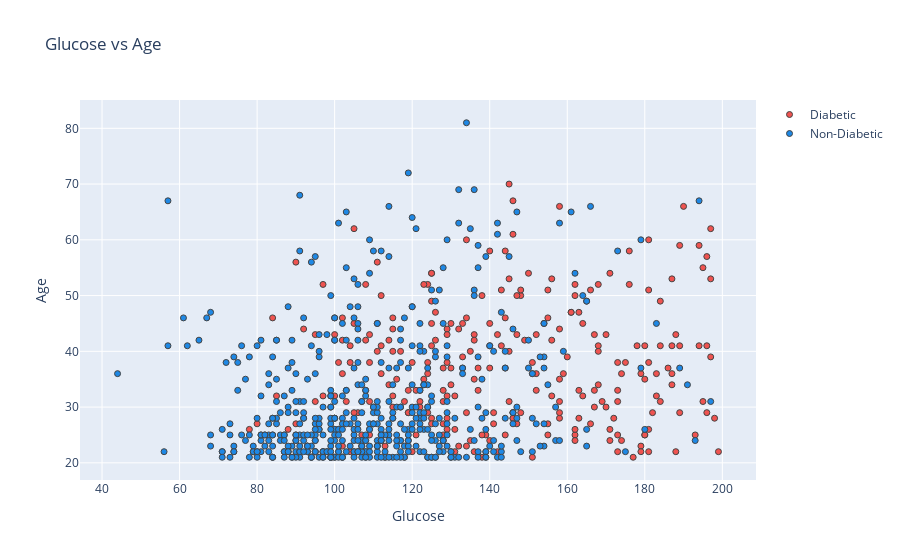

Notebook code cell kept with this figure:
### Code cell
plot_fvf('Glucose','Age')

### Figure 1 — Plotly figure (JSON) as saved in the notebook; plotly's stock layout.template omitted (floating-point values rounded to 4 significant figures; data arrays with more than 128 entries replaced by an {"elided": "..."} marker saying what was removed)
{"data": [{"marker": {"color": "#EF5350", "line": {"width": 1}}, "mode": "markers", "name": "Diabetic", "type": "scatter", "x": {"elided": "268 int values"}, "y": {"elided": "268 int values"}}, {"marker": {"color": "#1E88E5", "line": {"width": 1}}, "mode": "markers", "name": "Non-Diabetic", "type": "scatter", "x": {"elided": "500 int values"}, "y": {"elided": "500 int values"}}], "layout": {"title": {"text": "Glucose vs Age"}, "xaxis": {"title": {"text": "Glucose"}, "zeroline": false}, "yaxis": {"title": {"text": "Age"}, "zeroline": false}}}
